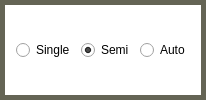
               <widget class="QGroupBox" name="groupBox_19">
                <property name="styleSheet">
                 <string notr="true">/* GROUP_BOX*/
QGroupBox
{
	border: 5px  solid rgba(100, 100, 85, 255);
	background: rgba(240, 240, 230, 0);
}</string>
                </property>
                <property name="title">
                 <string/>
                </property>
                <layout class="QVBoxLayout" name="verticalLayout_40">
                 <item>
                  <layout class="QHBoxLayout" name="horizontalLayout_20">
                   <item>
                    <widget class="QRadioButton" name="radioButton_Weapon_Auto">
                     <property name="text">
                      <string>Single</string>
                     </property>
                    </widget>
                   </item>
                   <item>
                    <widget class="QRadioButton" name="radioButton_Weapon_Single">
                     <property name="text">
                      <string>Semi</string>
                     </property>
                     <property name="checked">
                      <bool>true</bool>
                     </property>
                    </widget>
                   </item>
                   <item>
                    <widget class="QRadioButton" name="radioButton_Weapon_Semi">
                     <property name="text">
                      <string>Auto</string>
                     </property>
                    </widget>
                   </item>
                  </layout>
                 </item>
                </layout>
               </widget>
